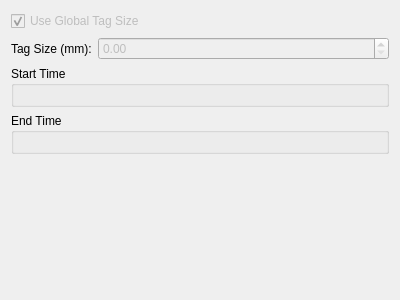
<?xml version="1.0" encoding="UTF-8"?>
<ui version="4.0">
 <class>IdentificationEditorWidget</class>
 <widget class="QWidget" name="IdentificationEditorWidget">
  <property name="geometry">
   <rect>
    <x>0</x>
    <y>0</y>
    <width>400</width>
    <height>300</height>
   </rect>
  </property>
  <property name="windowTitle">
   <string>Form</string>
  </property>
  <layout class="QFormLayout" name="formLayout">
   <item row="0" column="0" colspan="2">
    <widget class="QCheckBox" name="useGlobalSizeBox">
     <property name="enabled">
      <bool>false</bool>
     </property>
     <property name="text">
      <string>Use Global Tag Size</string>
     </property>
     <property name="checked">
      <bool>true</bool>
     </property>
     <property name="tristate">
      <bool>false</bool>
     </property>
    </widget>
   </item>
   <item row="1" column="0">
    <widget class="QLabel" name="tagSizeLabel">
     <property name="text">
      <string>Tag Size (mm):</string>
     </property>
    </widget>
   </item>
   <item row="1" column="1">
    <widget class="QDoubleSpinBox" name="sizeBox">
     <property name="enabled">
      <bool>false</bool>
     </property>
     <property name="singleStep">
      <double>0.100000000000000</double>
     </property>
    </widget>
   </item>
   <item row="2" column="0" colspan="2">
    <widget class="QGroupBox" name="groupBox">
     <property name="enabled">
      <bool>true</bool>
     </property>
     <property name="title">
      <string>Start Time</string>
     </property>
     <layout class="QVBoxLayout" name="verticalLayout">
      <item>
       <widget class="TimeEditorWidget" name="startTime" native="true">
        <property name="enabled">
         <bool>false</bool>
        </property>
       </widget>
      </item>
     </layout>
    </widget>
   </item>
   <item row="3" column="0" colspan="2">
    <widget class="QGroupBox" name="groupBox_2">
     <property name="title">
      <string>End Time</string>
     </property>
     <layout class="QVBoxLayout" name="verticalLayout_2">
      <item>
       <widget class="TimeEditorWidget" name="endTime" native="true">
        <property name="enabled">
         <bool>false</bool>
        </property>
       </widget>
      </item>
     </layout>
    </widget>
   </item>
  </layout>
 </widget>
 <customwidgets>
  <customwidget>
   <class>TimeEditorWidget</class>
   <extends>QWidget</extends>
   <header location="global">fort/studio/widget/base/TimeEditorWidget.hpp</header>
   <container>1</container>
  </customwidget>
 </customwidgets>
 <resources/>
 <connections/>
</ui>
